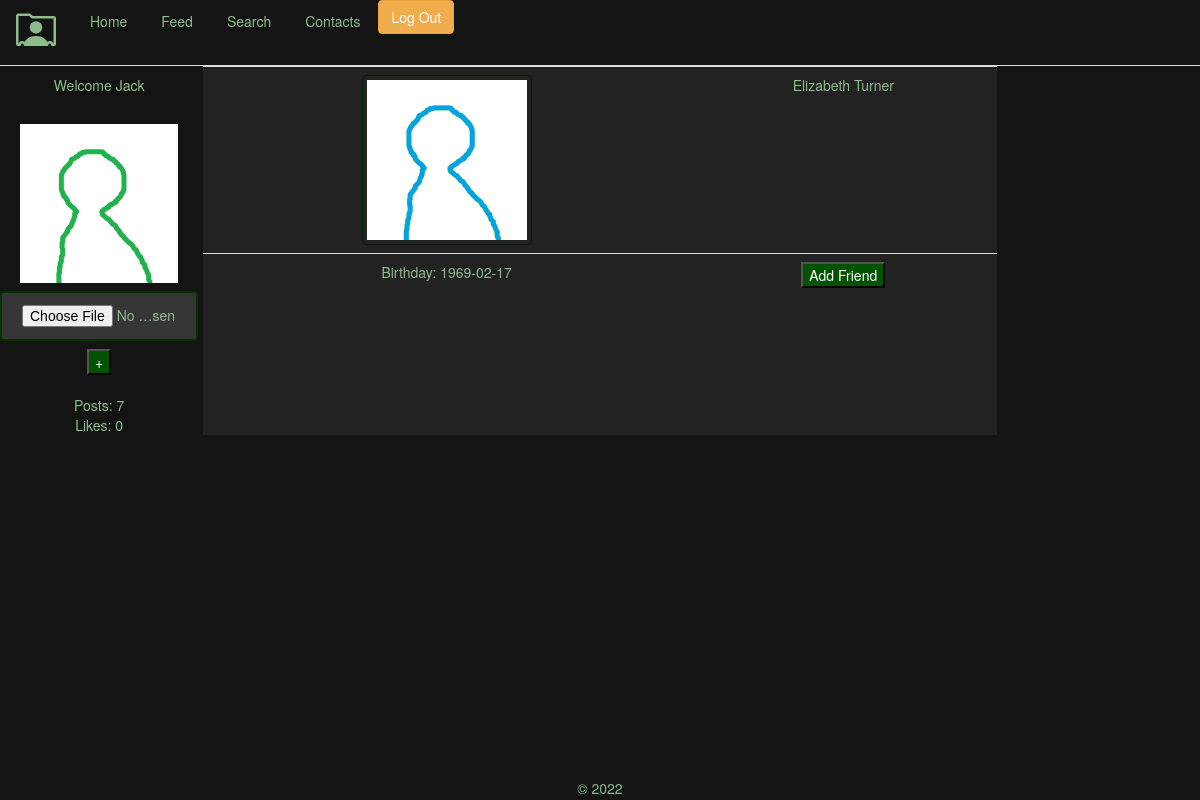
Page /friend.php?friend=2 (signed in) on the committed database.
### tables this page shows
CREATE TABLE `users` (
  `id` int(11) NOT NULL,
  `email` varchar(100) NOT NULL,
  `password` varchar(255) NOT NULL,
  `f_name` varchar(100) NOT NULL,
  `l_name` varchar(100) NOT NULL,
  `birthday` date NOT NULL,
  `pic` text NOT NULL DEFAULT 'green.png',
  `num_posts` int(11) NOT NULL DEFAULT 0,
  `num_likes` int(11) NOT NULL DEFAULT 0
);

### includes/handlers/friend_handler.php (called while the page is built, shortened)
<?php
    $friendID = $_GET['friend'];
    $friend_query = mysqli_query($con, "SELECT * FROM users WHERE id = $friendID");
    $friend_array = mysqli_fetch_array($friend_query);
?>

### friend.php (the view)
<?php
    include("includes/header.php");
    include("includes/handlers/friend_handler.php");
?>
    <div class="item2">
        <table class="table">
            <tr>
                <td><img class="friend_pic" src="assets/images/<?php print $friend_array[6] ?>" alt=""></td>
                <td><?php print $friend_array[3] ?> <?php print $friend_array[4] ?></td>
            </tr>
            <tr>
                <td>Birthday: <?php print $friend_array[5] ?></td>
                <td><form action="" method="post"><button name="add_friend"> Add Friend </button><form></td>
            </tr>
        </table>
    </div>
<?php
    include("includes/footer.php");
?>

### includes/header.php (shortened to what this page needs)
<?php
  $con = mysqli_connect("localhost", "root", "", "rolodeck");
  if (isset($_SESSION['id'])) {
    $userLoggedIn = $_SESSION['id'];
    $user_details_query = mysqli_query($con, "SELECT * FROM users WHERE id='$userLoggedIn'");
    $user = mysqli_fetch_array($user_details_query);
  }
?>
<!DOCTYPE html>
<html lang="en">
<head>
    <link rel="stylesheet" href="https://cdn.jsdelivr.net/npm/bootstrap@3.4.1/dist/css/bootstrap.min.css">
    <link rel="stylesheet" href="assets/css/styles.css">
</head>
<body>
    <div class="top-bar">
        <div class="nav_links">
            <ul class="nav justify-content-center nav-tabs">
                <li id="rolodeck"><a href="index.php">
                         </a></li>
                    <li id="home" class="nav-item"><a href="home.php"> Home </a></li>
                    <li id="feed" class="nav-item"><a href="feed.php"> Feed </a></li>
                    <li id="search" class="nav-item"><a href="search.php"> Search </a></li>
                    <li id="contacts" class="nav-item"><a href="contacts.php"> Contacts </a></li>
                    <li><form action="" method="post"><button class="btn btn-warning float-right logout" type="submit" name="logout">Log Out</button></form></li>
            </ul>
        </div>
    </div>
    <div class="container">
        <div class="item1">
            <div class="welcome"><?php isset($user) ? print "Welcome $user[3]" :  print "Welcome stranger."  ?></div>
            <br>
            <img class="profile_pic" src="assets/images/<?php isset($user) ? print $user[6] : print 'blue.png' ?>" alt="Image">
            <br>
            <form action="upload.php" method="post" enctype="multipart/form-data">
                <input type="file" name="fileToUpload" id="fileToUpload">
                <?php isset($user) ? print '<button name="image_file_submit" type="submit">+</button>': print ' ' ?>
            </form>
            <br>
            Posts: <?php isset($user) ? print $user[7] : print'0' ?>
            <br>
            Likes: <?php isset($user) ? print $user[8] : print'0' ?>
        </div>

### assets/css/styles.css (style rules this page uses)
body { background-color: rgb(20, 20, 20); color: darkseagreen; }
a { color: darkseagreen; }
input { width: 50%; padding: 12px 20px; margin: 8px 0; box-sizing: border-box; border: 2px solid rgb(6, 51, 1); border-radius: 4px; background-color: rgb(54, 54, 54); }
.container { display: grid; grid-template-columns: 1fr 4fr 1fr; grid-template-rows: 1fr; column-gap: 5px; row-gap: 5px; margin-left: 0px; padding-left: 0px; margin-right: 0px; padding-right: 0px; width: 100%; }
.item1 { grid-column-start: 1; grid-column-end: 2; grid-row-start: 1; grid-row-end: 2; justify-self: center; text-align: center; max-width: 1fr; }
.item2 { grid-column-start: 2; grid-column-end: 3; grid-row-start: 1; grid-row-end: 2; justify-self: center; text-align: center; background-color: rgb(34, 34, 34); width: 100%; }
.profile_pic { object-fit: cover; width: 80%; }
.welcome { padding-top: 9px; padding-bottom: 9px; }
button { background-color: rgb(0, 83, 0); color: white; }
.logout { width: 100%; }
.friend_pic { padding: 4px; border: 1px solid rgb(3, 32, 2); border-radius: 4px; display: inline-block; max-width: 170px; height: auto; }
#fileToUpload { width: 100%; }

### rows in the picture
users: f_name "Jack", pic (picture), num_posts "7", num_likes "0"
users: pic (picture), f_name "Elizabeth", l_name "Turner", birthday "1969-02-17"
